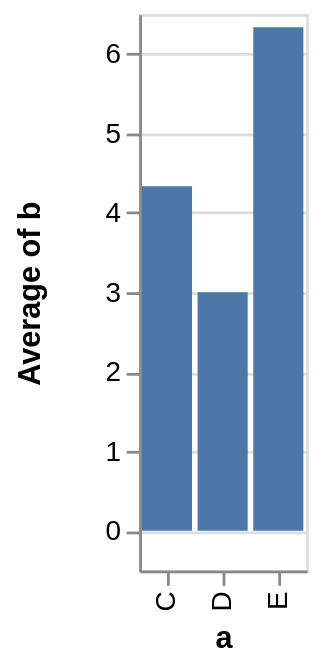

Specify this chart in Vega-Lite:
### Vega specification from a JSON file in a GitHub repository (floating-point values rounded to 4 significant figures)
{"$schema": "https://vega.github.io/schema/vega/v4.json", "autosize": "pad", "padding": 5, "height": 200, "style": "cell", "data": [{"name": "source_0", "values": [{"a": "C", "b": 2}, {"a": "C", "b": 7}, {"a": "C", "b": 4}, {"a": "D", "b": 1}, {"a": "D", "b": 2}, {"a": "D", "b": 6}, {"a": "E", "b": 8}, {"a": "E", "b": 4}, {"a": "E", "b": 7}]}, {"name": "data_0", "source": "source_0", "transform": [{"type": "aggregate", "groupby": ["a"], "ops": ["average"], "fields": ["b"], "as": ["average_b"]}]}], "signals": [{"name": "x_step", "value": 20}, {"name": "width", "update": "bandspace(domain('x').length, 0.1, 0.05) * x_step"}], "marks": [{"name": "marks", "type": "rect", "style": ["bar"], "from": {"data": "data_0"}, "encode": {"update": {"fill": [{"test": "datum[\"average_b\"] === null || isNaN(datum[\"average_b\"])", "value": null}, {"value": "#4c78a8"}], "tooltip": {"signal": "{\"a\": ''+datum[\"a\"], \"Average of b\": format(datum[\"average_b\"], \"\")}"}, "x": {"scale": "x", "field": "a"}, "width": {"scale": "x", "band": true}, "y": {"scale": "y", "field": "average_b"}, "y2": {"scale": "y", "value": 0}}}}], "scales": [{"name": "x", "type": "band", "domain": {"data": "data_0", "field": "a", "sort": true}, "range": {"step": {"signal": "x_step"}}, "paddingInner": 0.1, "paddingOuter": 0.05}, {"name": "y", "type": "linear", "domain": {"data": "data_0", "field": "average_b"}, "range": [{"signal": "height"}, 0], "nice": true, "zero": true, "padding": 5}], "axes": [{"scale": "x", "orient": "bottom", "grid": false, "title": "a", "labelAlign": "right", "labelAngle": 270, "labelBaseline": "middle", "zindex": 1}, {"scale": "y", "orient": "left", "grid": false, "title": "Average of b", "labelOverlap": true, "tickCount": {"signal": "ceil(height/40)"}, "zindex": 1}, {"scale": "y", "orient": "left", "gridScale": "x", "grid": true, "tickCount": {"signal": "ceil(height/40)"}, "domain": false, "labels": false, "maxExtent": 0, "minExtent": 0, "ticks": false, "zindex": 0}], "config": {"axisY": {"minExtent": 30}}}
